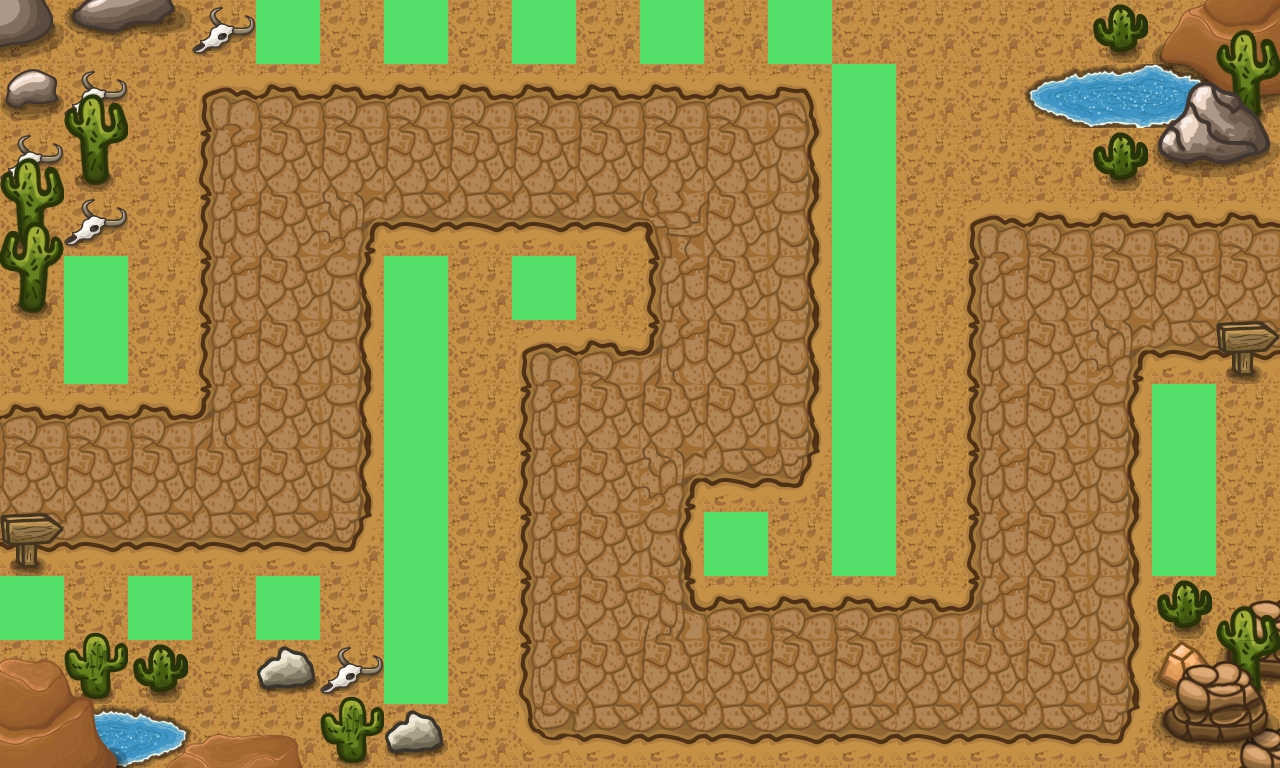

Tiled map render using the project's own tile images. Description and the whole map definition, tile-layer contents included, below:
An orthogonal 20x12 tile map with 64x64 px tiles, 6 tile layers (Sand, Path, Details 1, Details 2, ...) and 1 object.

<map version="1.10" tiledversion="1.10.0" orientation="orthogonal" renderorder="right-down" width="20" height="12" tilewidth="64" tileheight="64" infinite="0" nextlayerid="10" nextobjectid="2">
 <tileset firstgid="1" source="tileset.tsx" />
 <layer id="1" name="Sand" width="20" height="12">
  <data encoding="csv">
16,16,16,16,16,16,16,16,16,16,16,16,16,16,16,16,16,16,16,16,
16,16,16,16,16,16,16,16,16,16,16,16,16,16,16,16,16,16,16,16,
16,16,16,16,16,16,16,16,16,16,16,16,16,16,16,16,16,16,16,16,
16,16,16,16,16,16,16,16,16,16,16,16,16,16,16,16,16,16,16,16,
16,16,16,16,16,16,16,16,16,16,16,16,16,16,16,16,16,16,16,16,
16,16,16,16,16,16,16,16,16,16,16,16,16,16,16,16,16,16,16,16,
16,16,16,16,16,16,16,16,16,16,16,16,16,16,16,16,16,16,16,16,
16,16,16,16,16,16,16,16,16,16,16,16,16,16,16,16,16,16,16,16,
16,16,16,16,16,16,16,16,16,16,16,16,16,16,16,16,16,16,16,16,
16,16,16,16,16,16,16,16,16,16,16,16,16,16,16,16,16,16,16,16,
16,16,16,16,16,16,16,16,16,16,16,16,16,16,16,16,16,16,16,16,
16,16,16,16,16,16,16,16,16,16,16,16,16,16,16,16,16,16,16,16
</data>
 </layer>
 <layer id="2" name="Path" width="20" height="12">
  <data encoding="csv">
0,0,0,0,0,0,0,0,0,0,0,0,0,0,0,0,0,0,0,0,
0,0,0,4,5,5,5,5,5,5,5,5,6,0,0,0,0,0,0,0,
0,0,0,18,19,19,19,19,19,19,19,19,20,0,0,0,0,0,0,0,
0,0,0,18,19,22,33,33,33,33,21,19,20,0,0,4,5,5,5,5,
0,0,0,18,19,20,0,0,0,0,18,19,20,0,0,18,19,19,19,19,
0,0,0,18,19,20,0,0,4,5,7,19,20,0,0,18,19,22,33,33,
5,5,5,7,19,20,0,0,18,19,19,19,20,0,0,18,19,20,0,0,
19,19,19,19,19,20,0,0,18,19,22,33,34,0,0,18,19,20,0,0,
33,33,33,33,33,34,0,0,18,19,20,0,0,0,0,18,19,20,0,0,
0,0,0,0,0,0,0,0,18,19,8,5,5,5,5,7,19,20,0,0,
0,0,0,0,0,0,0,0,18,19,19,19,19,19,19,19,19,20,0,0,
0,0,0,0,0,0,0,0,32,33,33,33,33,33,33,33,33,34,0,0
</data>
 </layer>
 <layer id="3" name="Details 1" width="20" height="12">
  <data encoding="csv">
104,105,106,0,0,0,0,0,0,0,0,0,0,0,0,0,0,0,127,128,
46,48,0,0,0,0,0,0,0,0,0,0,0,0,0,0,0,0,141,142,
48,0,0,0,0,0,0,0,0,0,0,0,0,0,0,0,0,0,0,0,
0,48,0,0,0,0,0,0,0,0,0,0,0,0,0,0,0,0,0,0,
0,0,0,0,0,0,0,0,0,0,0,0,0,0,0,0,0,0,0,0,
0,0,0,0,0,0,0,0,0,0,0,0,0,0,0,0,0,0,0,47,
0,0,0,0,0,0,0,0,0,0,0,0,0,0,0,0,0,0,0,0,
0,0,0,0,0,0,0,0,0,0,0,0,0,0,0,0,0,0,0,0,
47,0,0,0,0,0,0,0,0,0,0,0,0,0,0,0,0,0,0,0,
0,58,0,0,0,0,0,0,0,0,0,0,0,0,0,0,0,0,0,85,
0,72,49,0,43,48,0,0,0,0,0,0,0,0,0,0,0,0,44,99,
2147483783,2147483782,2147483781,0,0,0,43,0,0,0,0,0,0,0,0,0,0,0,0,85
</data>
 </layer>
 <layer id="4" name="Details 2" width="20" height="12">
  <data encoding="csv">
0,0,0,0,0,0,0,0,0,0,0,0,0,0,0,0,0,49,0,57,
0,57,0,0,0,0,0,0,0,0,0,0,0,0,0,0,133,134,135,71,
57,71,0,0,0,0,0,0,0,0,0,0,0,0,0,0,0,0,0,0,
71,0,0,0,0,0,0,0,0,0,0,0,0,0,0,0,0,0,0,0,
0,0,0,0,0,0,0,0,0,0,0,0,0,0,0,0,0,0,0,0,
0,0,0,0,0,0,0,0,0,0,0,0,0,0,0,0,0,0,0,0,
0,0,0,0,0,0,0,0,0,0,0,0,0,0,0,0,0,0,0,0,
0,0,0,0,0,0,0,0,0,0,0,0,0,0,0,0,0,0,0,0,
0,0,0,0,0,0,0,0,0,0,0,0,0,0,0,0,0,0,0,0,
0,0,0,0,0,0,0,0,0,0,0,0,0,0,0,0,0,0,49,57,
114,115,0,0,0,58,0,0,0,0,0,0,0,0,0,0,0,0,0,71,
128,129,116,117,118,72,0,0,0,0,0,0,0,0,0,0,0,0,0,0
</data>
 </layer>
 <layer id="5" name="Details 3" width="20" height="12">
  <data encoding="csv">
0,0,0,48,0,0,0,0,0,0,0,0,0,0,0,0,0,0,0,0,
0,0,0,0,0,0,0,0,0,0,0,0,0,0,0,0,0,0,87,88,
0,0,0,0,0,0,0,0,0,0,0,0,0,0,0,0,0,49,101,102,
2147483705,0,0,0,0,0,0,0,0,0,0,0,0,0,0,0,0,0,0,0,
2147483719,0,0,0,0,0,0,0,0,0,0,0,0,0,0,0,0,0,0,0,
0,0,0,0,0,0,0,0,0,0,0,0,0,0,0,0,0,0,0,0,
0,0,0,0,0,0,0,0,0,0,0,0,0,0,0,0,0,0,0,0,
0,0,0,0,0,0,0,0,0,0,0,0,0,0,0,0,0,0,0,0,
0,0,0,0,0,0,0,0,0,0,0,0,0,0,0,0,0,0,0,0,
0,0,0,0,0,0,0,0,0,0,0,0,0,0,0,0,0,0,0,0,
0,0,0,0,0,0,0,0,0,0,0,0,0,0,0,0,0,0,85,86,
0,0,0,0,0,0,0,0,0,0,0,0,0,0,0,0,0,0,99,100
</data>
 </layer>
 <objectgroup id="8" name="Object Layer 1">
  <object id="1" x="0" y="0">
   <polyline points="0,0 -132,474 278,464 284,144 732,148 728,406 600,408 596,656 1056,658 1064,268 1412,268" />
  </object>
 </objectgroup>
 <layer id="9" name="Placement Tiles" width="20" height="12">
  <data encoding="csv">
0,0,0,0,14,0,14,0,14,0,14,0,14,0,0,0,0,0,0,0,
0,0,0,0,0,0,0,0,0,0,0,0,0,14,0,0,0,0,0,0,
0,0,0,0,0,0,0,0,0,0,0,0,0,14,0,0,0,0,0,0,
0,0,0,0,0,0,0,0,0,0,0,0,0,14,0,0,0,0,0,0,
0,14,0,0,0,0,14,0,14,0,0,0,0,14,0,0,0,0,0,0,
0,14,0,0,0,0,14,0,0,0,0,0,0,14,0,0,0,0,0,0,
0,0,0,0,0,0,14,0,0,0,0,0,0,14,0,0,0,0,14,0,
0,0,0,0,0,0,14,0,0,0,0,0,0,14,0,0,0,0,14,0,
0,0,0,0,0,0,14,0,0,0,0,14,0,14,0,0,0,0,14,0,
14,0,14,0,14,0,14,0,0,0,0,0,0,0,0,0,0,0,0,0,
0,0,0,0,0,0,14,0,0,0,0,0,0,0,0,0,0,0,0,0,
0,0,0,0,0,0,0,0,0,0,0,0,0,0,0,0,0,0,0,0
</data>
 </layer>
</map>
